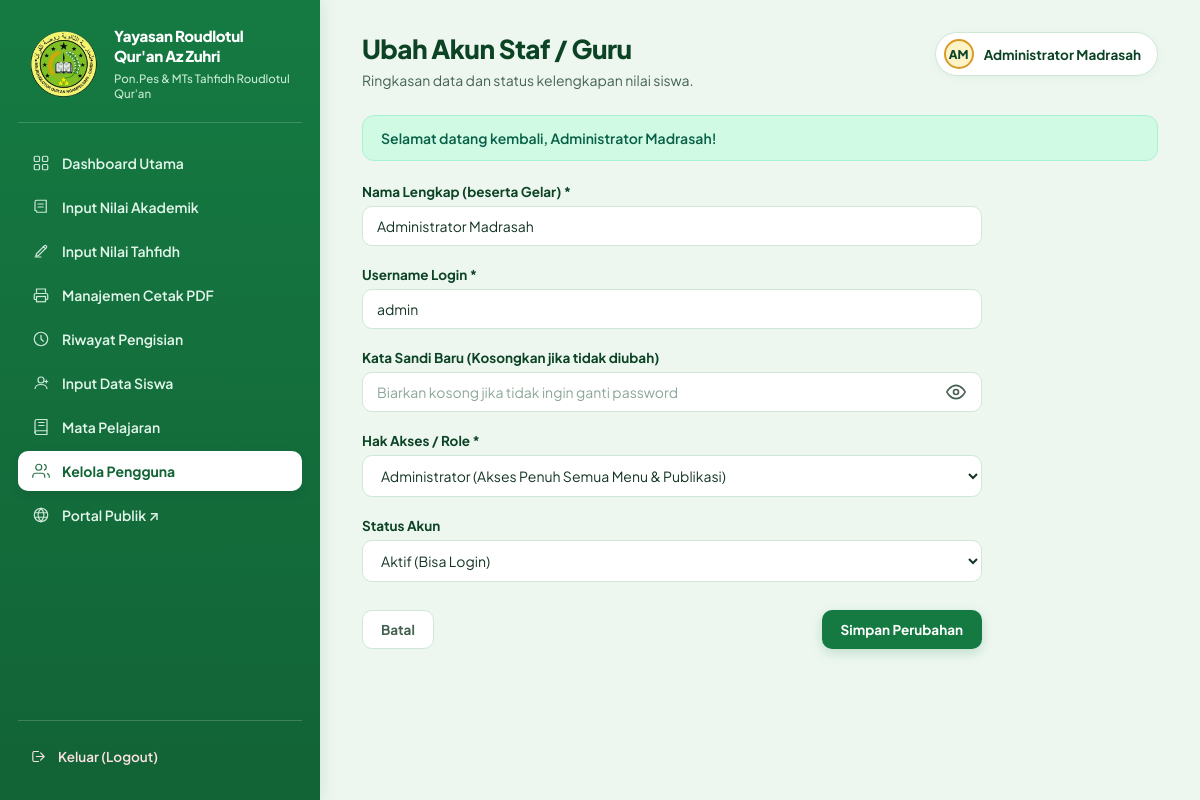
Screenshot of /staff/users/edit.php?id=1 (signed in) with the database file from the repository.
### tables this page shows
CREATE TABLE IF NOT EXISTS `users` (
    `id` INT UNSIGNED AUTO_INCREMENT PRIMARY KEY,
    `username` VARCHAR(50) NOT NULL UNIQUE,
    `password_hash` VARCHAR(255) NOT NULL,
    `nama_lengkap` VARCHAR(100) NOT NULL,
    `role` ENUM('admin', 'staff', 'guru_tahfidh', 'wali_kelas') NOT NULL DEFAULT 'staff',
    `mata_pelajaran` VARCHAR(100) NULL,
    `kelas_wali` VARCHAR(30) NULL,
    `is_active` TINYINT(1) NOT NULL DEFAULT 1,
    `created_at` TIMESTAMP NOT NULL DEFAULT CURRENT_TIMESTAMP
);

### includes/fungsi.php (called while the page is built, shortened)
<?php
function e(?string $value): string
{
    return htmlspecialchars($value ?? '', ENT_QUOTES, 'UTF-8');
}
function base_url(string $path = ''): string
{
    static $baseUrl = null;
    if ($baseUrl === null) {
        $docRoot = $_SERVER['DOCUMENT_ROOT'] ?? '';
        $rootDir = str_replace('\\', '/', realpath(__DIR__ . '/..') ?: '');
        $docRootDir = str_replace('\\', '/', realpath($docRoot) ?: '');
        if ($rootDir !== '' && $docRootDir !== '' && str_starts_with($rootDir, $docRootDir)) {
            $subPath = substr($rootDir, strlen($docRootDir));
            $baseUrl = rtrim($subPath, '/');
        } else {
            $baseUrl = '';
        }
    }
    $cleanPath = '/' . ltrim($path, '/');
    return ($path === '' || $path === '/') ? ($baseUrl ?: '/') : ($baseUrl . $cleanPath);
}
function get_flash(): ?array
{
    if (!empty($_SESSION['_flash'])) {
        $flash = $_SESSION['_flash'];
        return $flash;
    }
    return null;
}

### includes/auth.php (called while the page is built, shortened)
<?php
require_once __DIR__ . '/fungsi.php';
function current_user(): ?array
{
    return $_SESSION['user'] ?? null;
}

### staff/users/edit.php (the view, shortened to what this page needs)
<?php
require_once __DIR__ . '/../../config/koneksi.php';
require_once __DIR__ . '/../../includes/fungsi.php';
require_once __DIR__ . '/../../includes/auth.php';
$id = filter_input(INPUT_GET, 'id', FILTER_VALIDATE_INT);
$stmt = $pdo->prepare("SELECT * FROM users WHERE id = :id LIMIT 1");
$stmt->execute(['id' => $id]);
$userTarget = $stmt->fetch();
$contentTitle = 'Ubah Akun Staf / Guru';
$nama_lengkap = $userTarget['nama_lengkap'];
$username = $userTarget['username'];
$role = $userTarget['role'];
$is_active = (int)$userTarget['is_active'];
require_once __DIR__ . '/../../includes/header.php';
?>
<div class="form-container" style="max-width: 620px;">
    <form action="" method="POST">
        <div class="field" style="margin-bottom: 20px;">
            <label>Nama Lengkap (beserta Gelar) *</label>
            <input type="text" name="nama_lengkap" value="<?= e($nama_lengkap) ?>" required>
        </div>
        <div class="field" style="margin-bottom: 20px;">
            <label>Username Login *</label>
            <input type="text" name="username" value="<?= e($username) ?>" required>
        </div>
        <div class="field" style="margin-bottom: 20px;">
            <label>Kata Sandi Baru (Kosongkan jika tidak diubah)</label>
            <div style="position: relative; display: flex; align-items: center;">
                <input type="password" id="inputPasswordEdit" name="password" placeholder="Biarkan kosong jika tidak ingin ganti password" style="padding-right: 44px; width: 100%;">
                <button type="button" class="btn-toggle-password" onclick="togglePasswordVisibility('inputPasswordEdit', this)" title="Lihat Kata Sandi" aria-label="Lihat Kata Sandi" style="position: absolute; right: 10px; background: none; border: none; cursor: pointer; color: var(--ink-soft); padding: 6px; display: flex; align-items: center; justify-content: center; outline: none; border-radius: 6px;">
                    <svg class="icon-eye" width="20" height="20" viewBox="0 0 24 24" fill="none" stroke="currentColor" stroke-width="2" stroke-linecap="round" stroke-linejoin="round">
                        <path d="M1 12s4-8 11-8 11 8 11 8-4 8-11 8-11-8-11-8z"></path>
                        <circle cx="12" cy="12" r="3"></circle>
                    </svg>
                </button>
            </div>
        </div>
        <div class="field" style="margin-bottom: 20px;">
            <label>Hak Akses / Role *</label>
            <select name="role" id="roleSelect" onchange="toggleMapelField(this.value)" required>
                <option value="admin" <?= $role === 'admin' ? 'selected' : '' ?>>Administrator (Akses Penuh Semua Menu &amp; Publikasi)</option>
            </select>
        </div>
        <div class="field" style="margin-bottom: 25px;">
            <label>Status Akun</label>
            <select name="is_active">
                <option value="1" <?= $is_active === 1 ? 'selected' : '' ?>>Aktif (Bisa Login)</option>
            </select>
        </div>
        <div class="form-actions">
            <a href="<?= e(base_url('/staff/users/index.php')) ?>" class="btn btn-ghost">Batal</a>
            <button type="submit" class="btn btn-primary">Simpan Perubahan</button>
        </div>
    </form>
</div>
<?php require_once __DIR__ . '/../../includes/footer.php'; ?>

### includes/header.php (shortened to what this page needs)
<?php
require_once __DIR__ . '/fungsi.php';
require_once __DIR__ . '/auth.php';
$pageTitle = $pageTitle ?? 'Portal Staf - MTs Roudlotul Qur\'an';
$contentTitle = $contentTitle ?? $pageTitle;
$contentSubtitle = $contentSubtitle ?? 'Ringkasan data dan status kelengkapan nilai siswa.';
$user = current_user();
$nameWords = preg_split('/\s+/', trim($user['nama_lengkap'] ?? $user['username'] ?? 'Staf')) ?: ['S'];
$avatarInitials = '';
if (count($nameWords) >= 2) {
    $avatarInitials = strtoupper(mb_substr($nameWords[0], 0, 1) . mb_substr($nameWords[1], 0, 1));
} else {
    $avatarInitials = strtoupper(mb_substr($nameWords[0], 0, 2));
}
?>
<!DOCTYPE html>
<html lang="id">
<head>
    <link rel="stylesheet" href="<?= e(base_url('/assets/css/desainstaff.css?v=9')) ?>">
</head>
<body>
<div class="shell">
    <?php require_once __DIR__ . '/sidebar.php'; ?>
    <main class="main">
        <div class="topbar">
            <div>
                <h1><?= e($contentTitle) ?></h1>
                <p><?= e($contentSubtitle) ?></p>
            </div>
            <?php if ($user): ?>
                <div class="staff-pill">
                    <span class="avatar"><?= e($avatarInitials) ?></span>
                    <span><?= e($user['nama_lengkap'] ?? $user['username']) ?></span>
                </div>
            <?php endif; ?>
        </div>
        <?php
        $flash = get_flash();
        if ($flash):
        ?>
            <div class="alert alert-<?= e($flash['type']) ?>" id="flashAlert">
                <span><?= e($flash['message']) ?></span>
            </div>
        <?php endif; ?>

### assets/css/desainstaff.css (style rules this page uses)
:root { --green-900: #0C4325; --green-800: #126336; --green-700: #157A42; --green-600: #1E8E4F; --green-500: #27AE60; --gold-500: #D99B26; --gold-400: #EAB308; --gold-100: #FEF3C7; --gold-50: #FFFBEB; --paper: #EDF7F0; --card: #FFFFFF; --ink: #143523; --ink-soft: #456251; --line: #D0E7D7; --line-soft: #E2F2E7; --rose-500: #DC2626; --rose-100: #FEE2E2; --amber-500: #D97706; --amber-100: #FEF3C7; --blue-500: #2563EB; --blue-100: #DBEAFE; }
* { box-sizing: border-box; }
body { margin: 0; font-family: 'Plus Jakarta Sans', -apple-system, BlinkMacSystemFont, 'Segoe UI', Roboto, sans-serif; background-color: var(--paper); color: var(--ink); min-height: 100vh; -webkit-font-smoothing: antialiased; }
h1, h2, h3, .brand-name { font-family: 'Plus Jakarta Sans', sans-serif; font-weight: 700; letter-spacing: -0.02em; }
.shell { display: flex; min-height: 100vh; }
.main { flex: 1; padding: 32px 42px 60px; max-width: 1180px; min-width: 0; }
.topbar { display: flex; align-items: flex-start; justify-content: space-between; margin-bottom: 26px; gap: 20px; flex-wrap: wrap; }
.topbar h1 { font-size: 26px; font-weight: 800; margin: 0 0 6px; color: var(--green-900); }
.topbar p { margin: 0; color: var(--ink-soft); font-size: 14px; }
.staff-pill { display: flex; align-items: center; gap: 10px; background: var(--card); border: 1px solid var(--line); padding: 6px 16px 6px 8px; border-radius: 999px; white-space: nowrap; font-size: 13.5px; font-weight: 700; color: var(--green-900); box-shadow: 0 2px 8px rgba(18, 99, 54, 0.05); }
.staff-pill .avatar { width: 30px; height: 30px; border-radius: 50%; background: var(--gold-100); border: 2px solid var(--gold-500); color: var(--green-900); display: flex; align-items: center; justify-content: center; font-size: 12px; font-weight: 800; }
.alert { padding: 13px 18px; border-radius: 12px; margin-bottom: 22px; font-size: 14px; font-weight: 600; display: flex; align-items: center; gap: 10px; }
.alert-success { background-color: #D1FAE5; color: #065F46; border: 1px solid #A7F3D0; }
.btn, .action-btn { font-family: 'Plus Jakarta Sans', sans-serif; font-size: 13.5px; font-weight: 700; padding: 10px 18px; border-radius: 10px; border: 1px solid transparent; cursor: pointer; display: inline-flex; align-items: center; justify-content: center; gap: 8px; white-space: nowrap; text-decoration: none; transition: opacity 0.15s ease, background 0.15s ease, transform 0.1s ease, box-shadow 0.15s ease; }
.btn-ghost, .btn-secondary, .btn-cancel { background: #FFFFFF; border: 1px solid var(--line); color: var(--ink-soft); }
.btn-primary, .btn-add, .btn-save { background: var(--green-700); color: #FFFFFF; border: 1px solid transparent; box-shadow: 0 4px 12px rgba(21, 122, 66, 0.2); }
.field { display: flex; flex-direction: column; gap: 6px; }
.field label { font-size: 13.5px; font-weight: 700; color: var(--green-900); }
.field input, .field select, .field textarea { font-family: 'Plus Jakarta Sans', sans-serif; font-size: 14px; color: var(--ink); border: 1px solid var(--line); border-radius: 10px; padding: 10px 14px; background: #FFFFFF; outline: none; transition: border-color 0.15s ease, box-shadow 0.15s ease; width: 100%; }
.field input::placeholder, .field textarea::placeholder { color: #8BA896; }
.form-actions { display: flex; justify-content: space-between; align-items: center; margin-top: 28px; flex-wrap: wrap; gap: 12px; }

### rows the page displays
users: nama_lengkap "AM", nama_lengkap "Administrator Madrasah", username "admin", role "Administrator (Akses Penuh Semua Menu & Publikasi)", is_active "Aktif (Bisa Login)"

### other values shown
$contentTitle "Ubah Akun Staf / Guru"
$contentSubtitle "Ringkasan data dan status kelengkapan nilai siswa."
$flash['message'] "Selamat datang kembali, Administrator Madrasah!"
